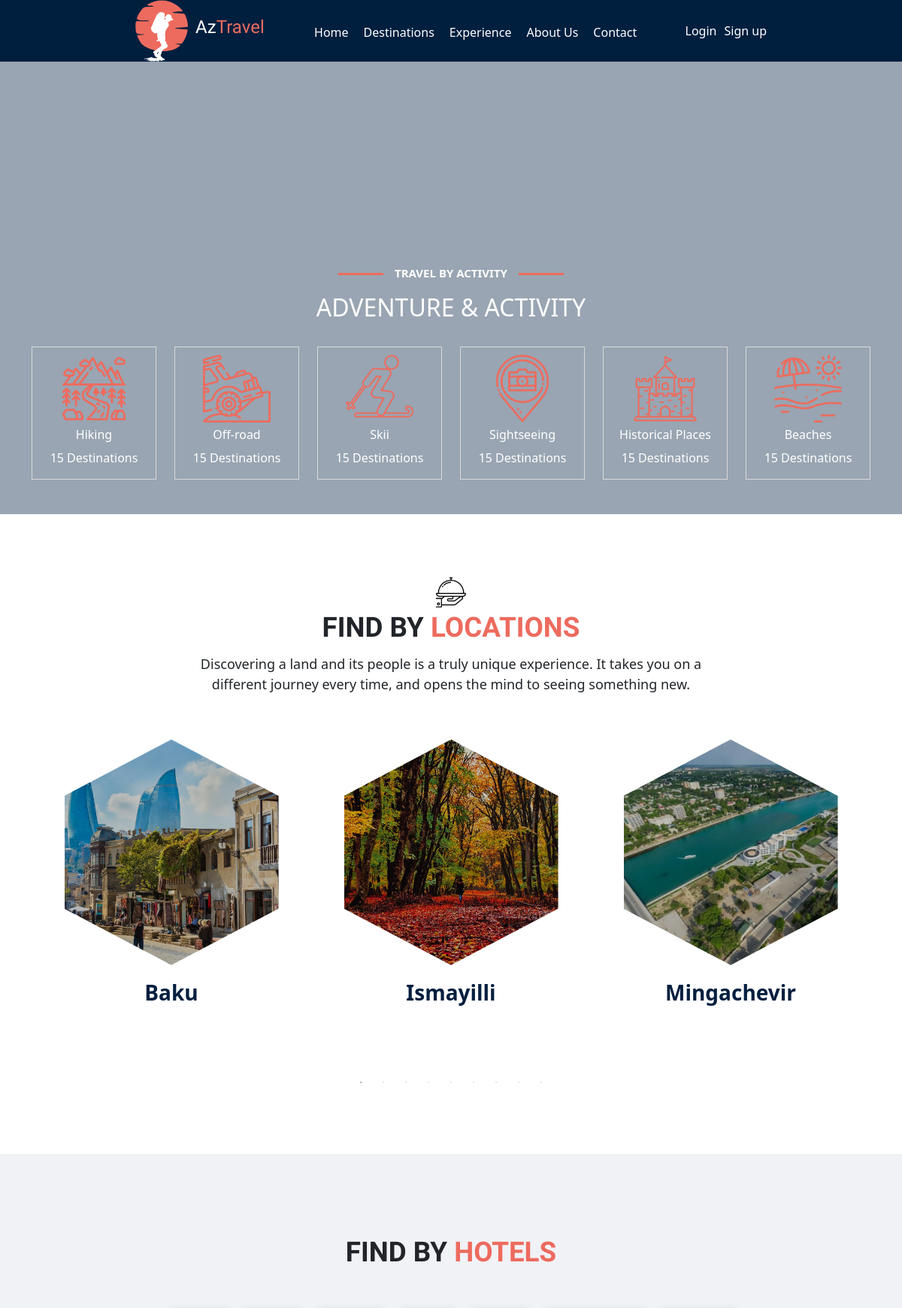
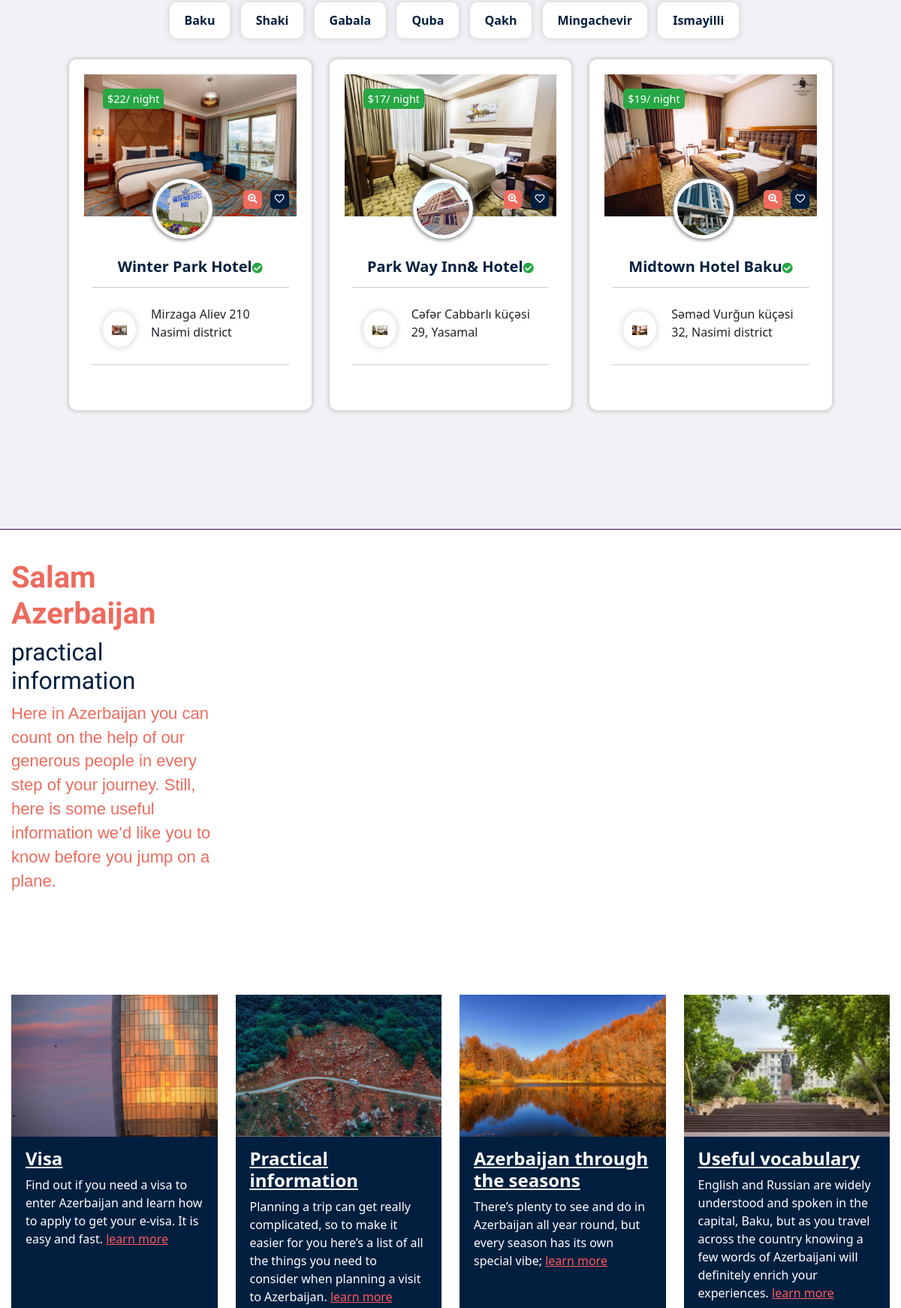
/main/ (upper part), run on the app's committed database (2 pictures, top to bottom).
### main/models.py (models this page shows, shortened)
class Category(models.Model):
    category_id = models.BigAutoField(primary_key=True)
    category_name = models.CharField(max_length=100)
    category_icon = models.ImageField(null=True, blank=True, upload_to='media/')
    created_at = models.DateField(auto_now_add=True)
    updated_at = models.DateField(auto_now_add=True)

class Location(models.Model):
    location_id = models.BigAutoField(primary_key=True)
    location_name = models.CharField(max_length=100)
    location_image = models.ImageField(null=True, blank=True, upload_to='media/')
    created_at = models.DateField(auto_now_add=True)
    updated_at = models.DateField(auto_now_add=True)
    categories = models.ManyToManyField(Category)

class Hotel(models.Model):
    hotel_id = models.BigAutoField(primary_key=True)
    hotel_name = models.CharField(max_length=100)
    hotel_icon_image = models.ImageField(null=True, blank=True, upload_to='media/')
    hotel_image = models.ImageField(null=True, blank=True, upload_to='media/')
    hotel_location = models.CharField(max_length=200)
    hotel_price_for_night = models.IntegerField()
    hotel_location = models.ForeignKey(Location, on_delete=models.CASCADE)
    hotel_adress = models.CharField(max_length=100, null=True, blank=True)

### main/views.py (the view)
# urls.py: path("main/", views.main_page, name="main"),
def main_page(request):
    context = {
        "locations": Location.objects.all(),
        "hotels": Hotel.objects.all(),
        "meals": Meal.objects.all(),
        "categories": Category.objects.all()
    }
    return render(request, 'index.html', context)

### templates/index.html (shortened to what this page needs)
{% load static %}
<!DOCTYPE html>
<html lang="en">
<head>
    <link rel="stylesheet" href="https://pro.fontawesome.com/releases/v5.10.0/css/all.css"
 />
    <link rel="stylesheet" href="{% static 'js/slick-theme.css' %}">
    <link rel="stylesheet" href="{% static 'js/slick.css' %}">
    <link rel="stylesheet" href="{% static 'js/bootstrap.css' %}">
    <link rel="stylesheet" href="{% static 'css/new/style.css' %}">
</head>
<body>
    <header id="header">
        <div class="container70">
            <div class="d-flex justify-content-between align-items-center">
                <div class="header-logo ">
                    <div class=" d-flex align-items-center ">
                        <img src="{% static 'img/logo-new.png' %}" alt="">
                        <h4>
                            Az<span>Travel</span>
                        </h4>
                    </div>
                </div>
                <div class="header-text">
                    <ul class="d-flex">
                        <li>
                            <a href="index.html">
                                Home
                            </a>
                        </li>
                        <li>
                            <a href="tours.html">
                                Destinations
                            </a>
                        </li>
                        <li>
                            <a href="#">
                                Experience
                            </a>
                        </li>
                        <li>
                            <a href="about.html">
                                About Us
                            </a>
                        </li>
                        <li>
                            <a href="contact.html">
                                Contact
                            </a>
                        </li>
                    </ul>
                </div>
                <div class="header-icons">
                    <div class="d-flex">
                        <div class="header-login">
                            <a href="#"> Login</a>
                        </div>
                        <div class="header-signUp">
                            <a href="#">Sign up</a>
                        </div>
                    </div>
                </div>
            </div>
        </div>
    </header>
    <section id="video">
        <video width="100%" height="auto" autoplay loop muted src="{%  static 'video/video_main.mp4' %}">
        </video>
        <div class="blurryVideo"></div>
        <div class="adventure">
            <div class="container">
                <div class="row">
                    <div class="adventure-top">
                        <span>
                            TRAVEL BY ACTIVITY
                        </span>
                        <h2>
                            ADVENTURE & ACTIVITY
                        </h2>
                    </div>
                    <div class="adventure-bottom">
                        <div class="row">
                            {% for category in categories %}
                                <div class="col-2 ">
                                <div class="adventure-box">
                                    <img src="{{ category.category_icon.url }}" alt="">
                                    <h4>
                                        {{ category.category_name }}
                                    </h4>
                                    <p>15 Destinations</p>
                                </div>
                                </div>
                            {% endfor %}
                        </div>
                    </div>
                </div>
            </div>
        </div>
    </section>
    <section id="Location">
        <div class="container">
            <div class="top-head">
                <div class="icon">
                    <img width="40px" src="{% static 'image/tray.png' %}" alt="">
                </div>
                <div class="text">
                    <h2>FIND BY <span>LOCATIONS</span></h2>
                    <p>Discovering a land and its people is a truly unique experience. It takes you on a different
                        journey every time, and opens the mind to seeing something new.</p>
                </div>
            </div>
            <div class="Loc-Slider">
                {%  for location in locations %}
                <div class="col-lg-3 col-md-4">
                    <div class="Location-item">
                        <div class="photo">
                            <img class="img-fluid" src="{{ location.location_image.url }}" alt="">
                        </div>
                        <h3>{{ location.location_name }}</h3>
                    </div>
                </div>
                {% endfor %}
        </div>
        </div>
    </section>
    <section id="Hotels">
        <div class="container">
            <div class="top-head">
                <div class="icon">
                </div>
                <div class="text">
                    <h2>FIND BY <span>HOTELS</span></h2>
                </div>
            </div>
            <div id="Tab">
                <div class="Tab-top">
                    <button> Baku</button>
                    <button> Shaki</button>
                    <button> Gabala</button>
                    <button> Quba</button>
                    <button> Qakh</button>
                    <button> Mingachevir</button>
                    <button> Ismayilli</button>
                    <div class="Tab-down">
                        <div class="content active">
                            <div class="row">
                                {% for hotel in hotels %}
                                <div class="col-lg-4 col-md-6">
                                    <div class="content-item my-2">
                                        <div class="img">
                                            <div class="open">
                                                <span>${{ hotel.hotel_price_for_night }}/ night</span>
                                            </div>
                                            <img class="img-fluid" src="{{ hotel.hotel_image.url }}" alt="">
                                            <div class="icons">
                                                <a href="#">
                                                    <i class="plus fas fa-search-plus"></i>
                                                </a>
                                                <a href="#">
                                                    <i class="heart far fa-heart"></i>
                                                </a>
                                            </div>
                                        </div>
                                        <div class="middle d-flex">
                                            <img width="80px" src="{{ hotel.hotel_icon_image.url }}" alt="">
                                        </div>
                                        <div class="text">
                                            <h5>{{ hotel.hotel_name }}<i class="fas fa-check-circle"></i></h5>
                                            <div class="location d-flex justify-content-between align-items-center">
                                                <div class="img">
                                                    <img width="20px" src="{{ hotel.hotel_image.url }}" alt="">
                                                </div>
                                                <div class="left">
                                                    <p>{{ hotel.hotel_adress }}
                                                    </p>
                                                </div>
                                            </div>
                                        </div>
                                    </div>
                                </div>
                                {% endfor %}
                            </div>
                        </div>
                    </div>
                </div>
            </div>
        </div>
    </section>
    <section id="Map">
         <div class="sec-heading">
            <div class="container">
                <div class="row">
                    <div class="col-lg-6">
                        <div class="top">
                            <div class="text">
                                <h1>
                                    Salam Azerbaijan
                                </h1>
                                <h2>
                                    practical information
                                </h2>
                                <p>
                                    Here in Azerbaijan you can count on the help of our generous people in every step
                                    of your journey.
                                    Still, here is some useful information we’d like you to know before you jump on a
                                    plane.
                                </p>
                            </div>
                        </div>
                    </div>
                    <div class="col-lg-6">
                    </div>
                </div>
            </div>
        </div>
        <div class="container">
            <div class="row">
                <div class="col-lg-3 col-md-6">
                    <div class="category-item">
                        <div class="thumbail-media">
                            <img class="w-100" src="{% static 'img/1-img.jpg' %}" alt="">
                        </div>
                        <div class="thumbnail-text">
                            <h4>
                                <a href="/visas" tabindex="0" data-uw-styling-context="true">Visa</a>
                            </h4>
                            <p>
                                Find out if you need a visa to enter Azerbaijan and learn how to apply to get your
                                e-visa. It is easy and fast.
                                <a class="link-more" href="/visas" tabindex="0" data-uw-styling-context="true">learn
                                    more</a>
                            </p>
                        </div>
                    </div>
                </div>
                <div class="col-lg-3 col-md-6">
                    <div class="category-item">
                        <div class="thumbail-media">
                            <img class="w-100" src="{% static 'img/2-img.jpg' %}" alt="">
                        </div>
                        <div class="thumbnail-text">
                            <h4>
                                <a href="/visas" tabindex="0" data-uw-styling-context="true">Practical information</a>
                            </h4>
                            <p>
                                Planning a trip can get really complicated, so to make it easier for you here’s a list
                                of all the things you need to consider when planning a visit to Azerbaijan.
                                <a class="link-more" href="/visas" tabindex="0" data-uw-styling-context="true">learn
                                    more</a>
                            </p>
                        </div>
                    </div>
                </div>
                <div class="col-lg-3 col-md-6">
                    <div class="category-item">
                        <div class="thumbail-media">
                            <img class="w-100" src="{%  static 'img/3-img.jpg' %}" alt="">
                        </div>
                        <div class="thumbnail-text">
                            <h4>
                                <a href="/visas" tabindex="0" data-uw-styling-context="true">Azerbaijan through the
                                    seasons</a>
                            </h4>
                            <p>
                                There’s plenty to see and do in Azerbaijan all year round, but every season has its own
                                special vibe;
                                <a class="link-more" href="/visas" tabindex="0" data-uw-styling-context="true">learn
                                    more</a>
                            </p>
                        </div>
                    </div>
                </div>
                <div class="col-lg-3 col-md-6">
                    <div class="category-item">
                        <div class="thumbail-media">
                            <img class="w-100" src="{% static 'img/4-img.jpg' %}" alt="">
                        </div>
                        <div class="thumbnail-text">
                            <h4>
                                <a href="/visas" tabindex="0" data-uw-styling-context="true">Useful vocabulary</a>
                            </h4>
                            <p>
                                English and Russian are widely understood and spoken in the capital, Baku, but as you
                                travel across the country knowing a few words of Azerbaijani will definitely enrich your
                                experiences.
                                <a class="link-more" href="/visas" tabindex="0" data-uw-styling-context="true">learn
                                    more</a>
                            </p>
                        </div>
                    </div>
                </div>
            </div>
        </div>
    </section>
</body>
</html>

### data on the page
Category: category_icon (picture), category_name "Hiking"
Category: category_icon (picture), category_name "Off-road"
Category: category_icon (picture), category_name "Skii"
Category: category_icon (picture), category_name "Sightseeing"
Category: category_icon (picture), category_name "Historical Places"
Category: category_icon (picture), category_name "Beaches"
Location: location_image (picture), location_name "Baku"
Location: location_image (picture), location_name "Ismayilli"
Location: location_image (picture), location_name "Mingachevir"
Hotel: hotel_price_for_night "22", hotel_image (picture), hotel_icon_image (picture), hotel_name "Winter Park Hotel", hotel_adress "Mirzaga Aliev 210 Nasimi district"
Hotel: hotel_price_for_night "17", hotel_image (picture), hotel_icon_image (picture), hotel_name "Park Way Inn& Hotel", hotel_adress "Cəfər Cabbarlı küçəsi 29, Yasamal"
Hotel: hotel_price_for_night "19", hotel_image (picture), hotel_icon_image (picture), hotel_name "Midtown Hotel Baku", hotel_adress "Səməd Vurğun küçəsi 32, Nasimi district"
